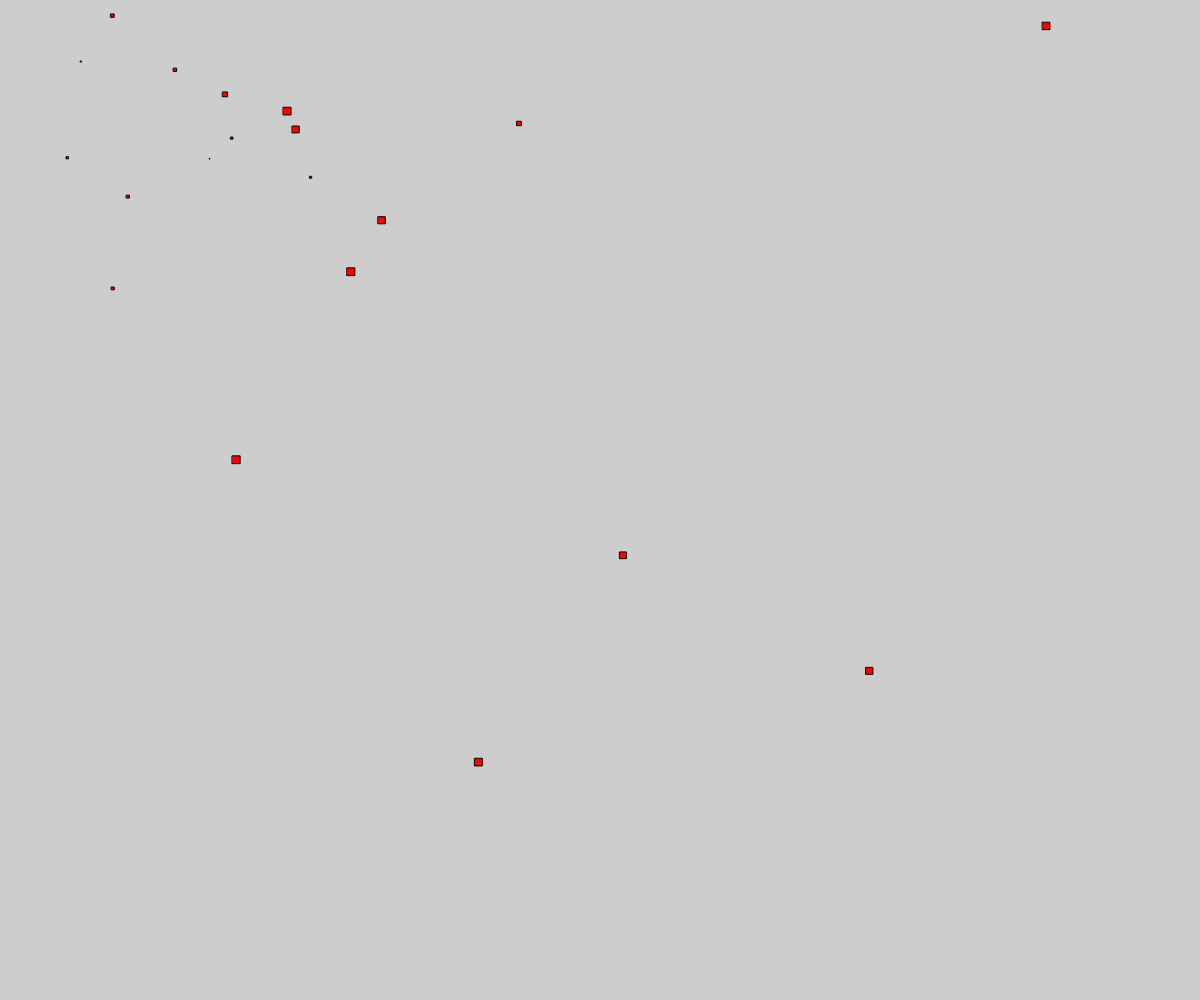
Frame 1 (no input)
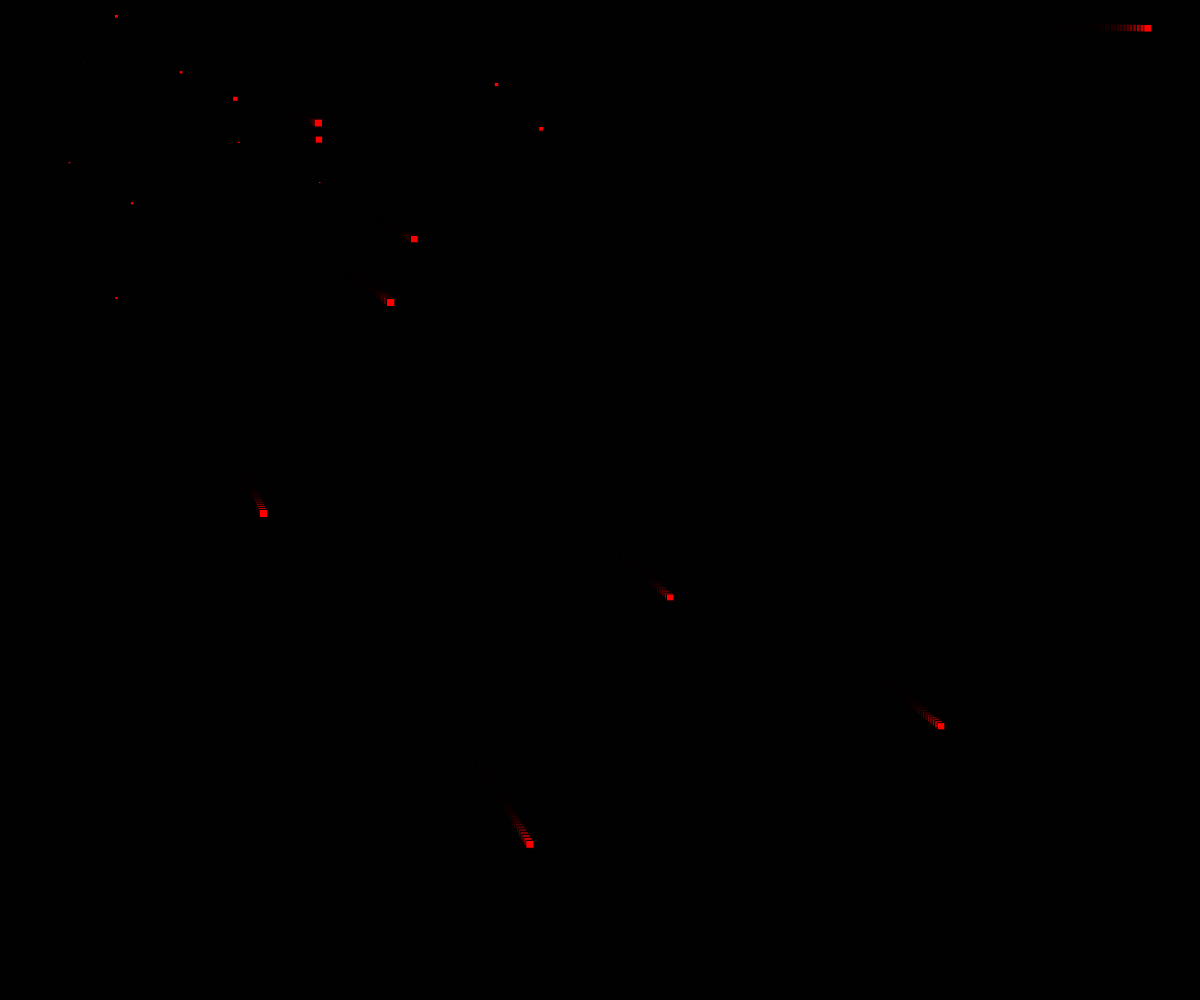
Frame 60 (no input)
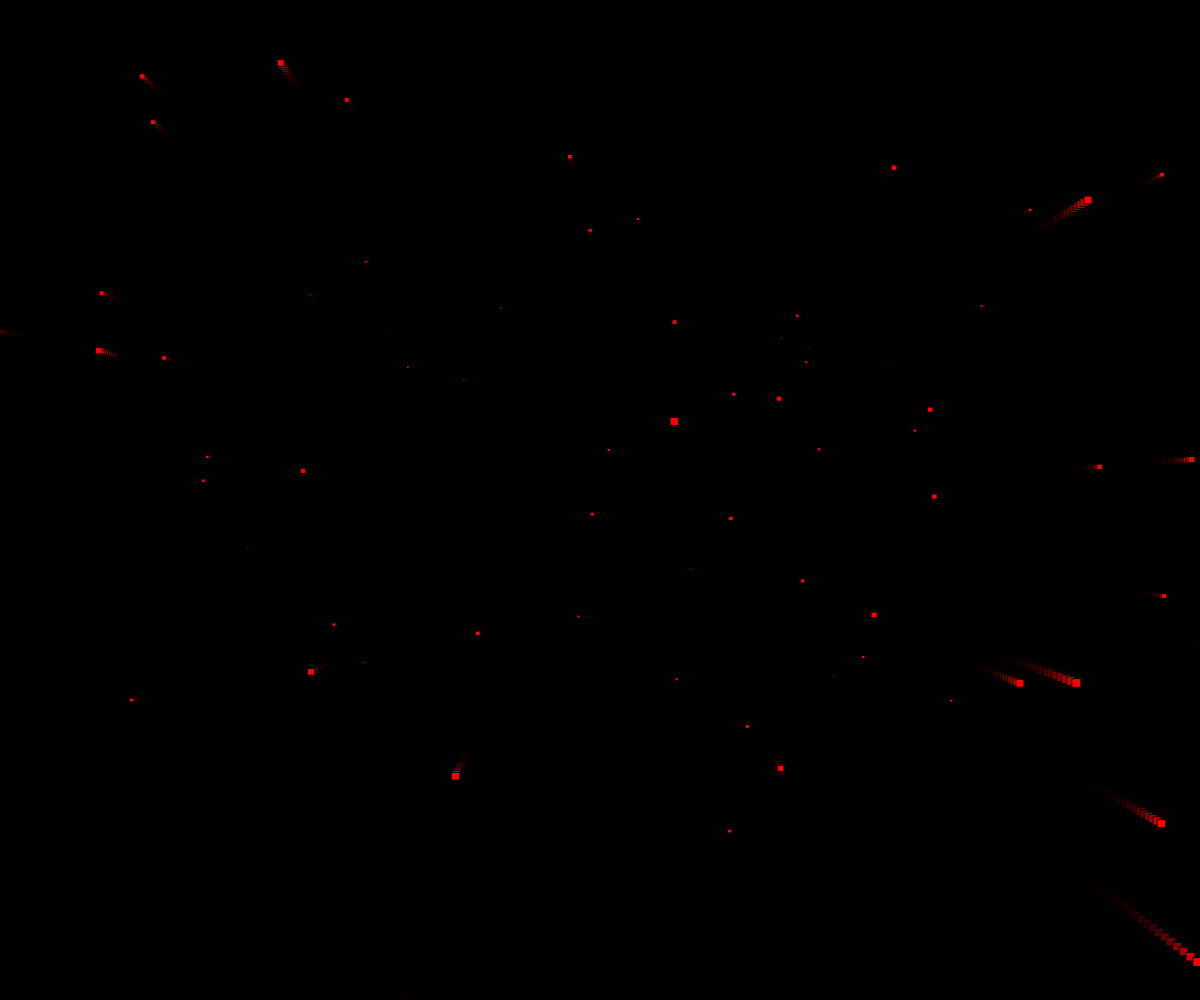
Frame 120 (the mouse pressed at the canvas centre since frame 60)

The p5.js sketch that drew these frames (run headless with seeded random() and noise() and a simulated clock; from frame 60 on, the mouse is pressed at the canvas centre):

// p5.js sketch
// ── sketch.js
var stars;
var num;
function setup()
{
	num=100;
	stars= new Array();
	for(var i=0;i<num;i++)
	{
		stars.push(new star());
	}
	createCanvas(windowWidth, windowHeight);
}
function draw()
{
	background(0,0,0,50);
	translate(mouseX, mouseY);
	for(var i=0;i<num;i++)
	{
		stars[i].show();
		stars[i].update();
	}
}
// ── star.js
function star()
{
	this.x=random(-windowWidth/2, windowWidth/2);
	this.y=random(-windowHeight/2, windowHeight/2);
	this.z=random(0, windowWidth);
	this.show=function()
	{
		var radius=map(this.z, 0, windowWidth, 10, 0);
		fill(255, 0, 0);
		var x1=map(this.x/this.z, -1, 1, -windowWidth/2, windowWidth/2);
		var y1=map(this.y/this.z, -1, 1, -windowHeight/2, windowHeight/2);
		rect(x1, y1, radius, radius);
	}
	this.update=function()
	{
		this.z-=frameCount/64;
		if(this.z<=0)
		{
			this.x=random(-windowWidth/2, windowWidth/2);
			this.y=random(-windowHeight/2, windowHeight/2);
			this.z=random(0, windowWidth);
		}
	}
}
